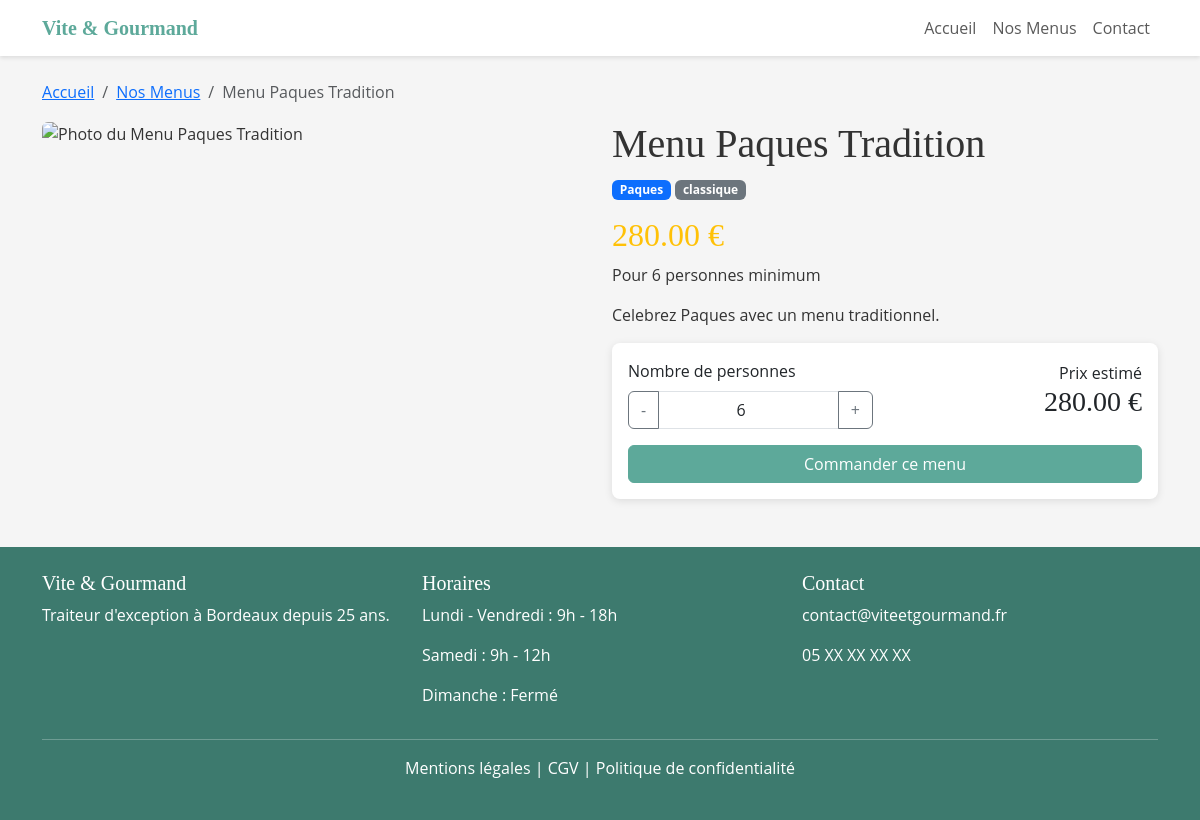
Page /menus/detail?id=2 on the committed database.
### tables this page shows
CREATE TABLE menus (
    id INT PRIMARY KEY AUTO_INCREMENT,
    titre VARCHAR(255) NOT NULL,
    description TEXT,
    theme ENUM('Noel', 'Paques', 'classique', 'evenement') NOT NULL,
    regime ENUM('vegetarien', 'vegan', 'classique') NOT NULL,
    nb_personnes_min INT NOT NULL,
    prix_base DECIMAL(10,2) NOT NULL,
    stock INT DEFAULT 0,
    actif BOOLEAN DEFAULT TRUE,
    created_at DATETIME DEFAULT CURRENT_TIMESTAMP
);

### controllers/MenusController.php (called while the page is built, shortened)
<?php
require_once 'models/MenuModel.php';
class MenusController {
    private $menuModel;
    public function __construct() {
        $this->menuModel = new MenuModel();
    }
    public function detail() {
        $id = $_GET['id'] ?? null;
        $menu = $this->menuModel->getById($id);
        require_once 'views/menus/detail.php';
    }
}

### models/MenuModel.php (called while the page is built, shortened)
<?php
require_once 'config/database.php';
class MenuModel {
    private $db;
    public function __construct() {
        $database = new Database();
        $this->db = $database->connect();
    }
    public function getById($id) {
        $sql = "SELECT * FROM menus WHERE id = :id AND actif = 1";
        $stmt = $this->db->prepare($sql);
        $stmt->execute([':id' => $id]);
        return $stmt->fetch(PDO::FETCH_ASSOC);
    }
}

### config/database.php (called while the page is built)
<?php
class Database {
    private $host;
    private $dbname;
    private $username;
    private $password;
    private $pdo;
    public function __construct() {
        $this->host = $_ENV['DB_HOST'] ?? 'mysql';
        $this->dbname = $_ENV['DB_NAME'] ?? 'vite_gourmand';
        $this->username = $_ENV['DB_USER'] ?? 'root';
        $this->password = $_ENV['DB_PASS'] ?? 'root';
    }
    public function connect() {
        if ($this->pdo === null) {
            try {
                $this->pdo = new PDO(
                    "mysql:host={$this->host};dbname={$this->dbname};charset=utf8mb4",
                    $this->username,
                    $this->password,
                    [PDO::ATTR_ERRMODE => PDO::ERRMODE_EXCEPTION]
                );
            } catch (PDOException $e) {
                die("Erreur de connexion : " . $e->getMessage());
            }
        }
        return $this->pdo;
    }
}

### views/menus/detail.php (the view, shortened to what this page needs)
<?php require_once 'views/layouts/header.php'; ?>
<div class="container mt-4">
    <nav aria-label="breadcrumb">
        <ol class="breadcrumb">
            <li class="breadcrumb-item"><a href="/">Accueil</a></li>
            <li class="breadcrumb-item"><a href="/menus">Nos Menus</a></li>
            <li class="breadcrumb-item active"><?= htmlspecialchars($menu['titre']) ?></li>
        </ol>
    </nav>
    <div class="row">
        <div class="col-md-6">
            <img src="/assets/images/menu-default.jpg"
                 alt="Photo du <?= htmlspecialchars($menu['titre']) ?>"
                 class="img-fluid rounded">
        </div>
        <div class="col-md-6">
            <h1><?= htmlspecialchars($menu['titre']) ?></h1>
            <span class="badge bg-primary"><?= htmlspecialchars($menu['theme']) ?></span>
            <span class="badge bg-secondary"><?= htmlspecialchars($menu['regime']) ?></span>
            <h2 class="mt-3 text-warning"><?= $menu['prix_base'] ?> €</h2>
            <p>Pour <?= $menu['nb_personnes_min'] ?> personnes minimum</p>
            <p><?= htmlspecialchars($menu['description']) ?></p>
            <div class="card p-3 mt-3">
                <div class="row align-items-center">
                    <div class="col">
                        <label for="nb_personnes" class="form-label">
                            Nombre de personnes
                        </label>
                        <div class="input-group">
                            <button class="btn btn-outline-secondary"
                                    type="button"
                                    id="btn-moins"
                                    aria-label="Diminuer le nombre de personnes">-</button>
                            <input type="number"
                                   class="form-control text-center"
                                   id="nb_personnes"
                                   value="<?= $menu['nb_personnes_min'] ?>"
                                   min="<?= $menu['nb_personnes_min'] ?>"
                                   aria-label="Nombre de personnes">
                            <button class="btn btn-outline-secondary"
                                    type="button"
                                    id="btn-plus"
                                    aria-label="Augmenter le nombre de personnes">+</button>
                        </div>
                    </div>
                    <div class="col text-end">
                        <p class="mb-0">Prix estimé</p>
                        <h3 id="prix-estime"><?= $menu['prix_base'] ?> €</h3>
                    </div>
                </div>
                <a href="/commandes/nouveau?menu_id=<?= $menu['id'] ?>&nb_personnes=<?= $menu['nb_personnes_min'] ?>"
                   class="btn btn-primary mt-3"
                   id="btn-commander"
                   aria-label="Commander le menu <?= htmlspecialchars($menu['titre']) ?>">
                    Commander ce menu
                </a>
            </div>
        </div>
    </div>
</div>
<?php require_once 'views/layouts/footer.php'; ?>

### assets/css/style.css (style rules this page uses)
:root { --color-primary: #5DA99A; --color-primary-dark: #3D7A6E; --color-secondary: #FF8F00; --color-text: #333333; --color-bg-light: #F5F5F5; }
body { font-family: 'Open Sans', sans-serif; color: var(--color-text); background-color: var(--color-bg-light); }
h1, h2, h3, h4, h5 { font-family: 'Playfair Display', serif; }
.btn-primary { background-color: var(--color-primary); border-color: var(--color-primary); }
.card { border: none; box-shadow: 0 2px 8px rgba(0,0,0,0.1); border-radius: 8px; }

### rows in the picture
menus: titre "Menu Paques Tradition", theme "Paques", regime "classique", prix_base "280.00", nb_personnes_min "6", description "Celebrez Paques avec un menu traditionnel."
